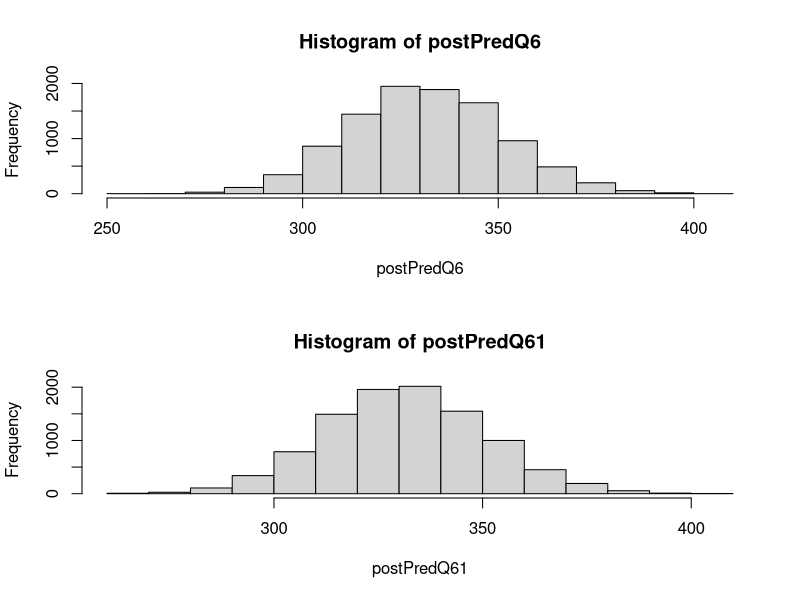

R code for this plot: (Note: this script raises an error after producing the figure.)
####1(b)####
#Simulate 10000 draws from the posterior predictive distribution
nIter <- 10000
postTheta <- rgamma(nIter, 2326, 7)
postPredQ6 <- rpois(nIter, postTheta)

#2nd way - 1 posTheta, and 10k simulations of q6
postTheta1 <- rgamma(1, 2326, 7)
postPredQ61 <- rpois(nIter, postTheta)

#Plot a histogram of the draws
par(mfrow=c(2,1))
hist(postPredQ6)
hist(postPredQ61)
#Compute Pr(Q6 > 350|q1, ..., q5)
mean(postPredQ6 > 350)#0.1788

####1(c)####
#Use simulation to find the optimal a
aGrid <- seq(50, 1000, 1)
expUtil <- sapply(aGrid, function(a) mean(utility_func(a,postPredQ6)))
plot(aGrid, expUtil, type = 'l')
abline(v = aGrid[which.max(expUtil)])


####2(a)####
#Simulate 10000 draws from the joint posterior
set.seed(1)
mu_0 <- as.vector(rep(0,6))
Omega_0 <- (1/10^2)*diag(6)
v_0 <- 1
sigma2_0 <- 100^2
nIter <- 10000
postResult <- BayesLinReg(y, X, mu_0, Omega_0, v_0, sigma2_0, nIter)
postVar <- postResult$sigma2Sample
postBetaMat <- postResult$betaSample
#Posterior mean of all betas
postBetaMean <- apply(postBetaMat, 2, mean)
postBetaMean
#99% equal tail credible intervals for all parameters
apply(postBetaMat, 2, function(beta) quantile(beta, probs=c(0.005, 0.995)))
#99% probability that the b1 would lie between 5.5 and 12.7

####2(b)####
#Posterior mean of the sd
mean(sqrt(postVar))#40.00081
#Posterior median of the sd
median(sqrt(postVar))#39.57851

####2(c)####
x1 <- seq(min(X[,2]), max((X[,2])), 0.1)
x2 <- rep(27, length(x1))
const <- rep(1, length(x1))
newX <- cbind(const, x1, x1^2, x2, x2^2, x1*x2)
newMuMat <- postBetaMat %*% t(newX)
mu95Int <- apply(newMuMat, 2, 
                 function(mu) quantile(mu, probs=c(0.025, 0.975)))
plot(x1, mu95Int[1,], type ='l', ylim = c(0, 500))
lines(x1, mu95Int[2,], type ='l')


####2(d)####
x1 <- 50
x2 <- 25
const <- 1
newX <- cbind(const, x1, x1^2, x2, x2^2, x1*x2)
newMu <- as.vector(postBetaMat %*% t(newX))
newY <- newMu + rnorm(nIter, 0, sqrt(postVar))
hist(newY)

####2(e)####
tAct <- max(y)
newMuMat <- postBetaMat %*% t(X)
newY <- matrix(NA, nrow = nIter,ncol = length(y))
for (i in 1:length(y)) {
  newY[,i] <- newMuMat[,i] + rnorm(nIter, 0, sqrt(postVar))
}
tYRep <- apply(newY, 1, max)
mean(tYRep > tAct)#0.992


#####3(d)####
#Computes the log posterior distribution of theta
logPostTheta <- function(theta, x3Sum, n){
  logLike <- n*log(theta)-theta*x3Sum
  logPrior <- 2*log(theta)-4*theta
  return(logLike + logPrior)
}
x3Sum <- c(0.8, 1.1, 0.8, 0.9, 1)
x3Sum <- sum(x3Sum^3)
n <- 5
thetas <- seq(0.01, 2.5, 0.01)
#Get the unnormalized posterior of theta
postThetaUnnorm <- exp(logPostTheta(thetas, x3Sum, n))
#Normalize the postTheta distribution
normPostTheta <- postThetaUnnorm/(0.01*sum(postThetaUnnorm))

#Confirming that the area is 1
f <- approxfun(thetas, normPostTheta)
tot_area <- integrate(f, min(thetas), max(thetas))
print(paste("CDF:", tot_area$value))

plot(thetas, normPostTheta, type = 'l')

####3(e)####
initVal <- 0.1
OptimRes <- optim(initVal,
                  logPostTheta, lower=0.1,
                  gr=NULL,x3Sum, n,
                  method=c("L-BFGS-B"),
                  control=list(fnscale=-1),#Maximize log posterior
                  hessian=TRUE)#Returns the hessian
normApproxPost <- dnorm(thetas, mean = OptimRes$par,
                        sd = sqrt(solve(-OptimRes$hessian)))
lines(thetas, normApproxPost, col ='red')

